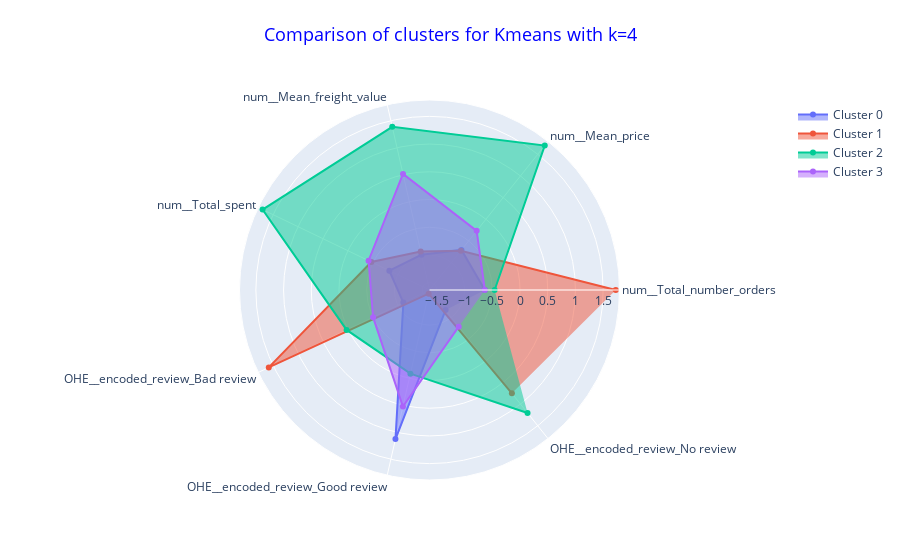

The code cell stored with this chart in its notebook:
### Code cell
# Radar plot with Plotly :

import plotly.graph_objs as go

# For kmeans with 4 clusters :

Radar_Plot = go.Figure()
df = data_grouped_kmeans
for group in df.index:
    Radar_Plot.add_trace(go.Scatterpolar(r=df[df.index==group].iloc[:,:].values.reshape(-1),
                                         theta=df.columns,
                                         fill='toself',
                                         name='Cluster '+str(group)))
    Radar_Plot.update_layout(polar=dict(radialaxis=dict(visible=True,range=[df.min(), df.max()])),
                             showlegend=True,
                             title={'text': "Comparison of clusters for Kmeans with k=4",
                                    'y':0.95,
                                    'x':0.5,
                                    'xanchor': 'center',
                                    'yanchor': 'top'},
                             title_font_color="blue",
                             title_font_size=18)

Radar_Plot.show()

print('Note : you may have to execute the notebook to see this visualization as it does not remain after closing it.')

### Figure 1 — Plotly figure (JSON) as saved in the notebook; plotly's stock layout.template omitted (floating-point values rounded to 4 significant figures)
{"data": [{"fill": "toself", "name": "Cluster 0", "r": [-0.635, -0.7083, -0.9822, -0.8284, -1.11, 1.127, -1.169], "theta": ["num__Total_number_orders", "num__Mean_price", "num__Mean_freight_value", "num__Total_spent", "OHE__encoded_review_Bad review", "OHE__encoded_review_Good review", "OHE__encoded_review_No review"], "type": "scatterpolar"}, {"fill": "toself", "name": "Cluster 1", "r": [1.728, -0.7265, -0.9198, -0.4687, 1.586, -1.565, 0.7513], "theta": ["num__Total_number_orders", "num__Mean_price", "num__Mean_freight_value", "num__Total_spent", "OHE__encoded_review_Bad review", "OHE__encoded_review_Good review", "OHE__encoded_review_No review"], "type": "scatterpolar"}, {"fill": "toself", "name": "Cluster 2", "r": [-0.458, 1.703, 1.387, 1.71, 0.02665, -0.08437, 1.204], "theta": ["num__Total_number_orders", "num__Mean_price", "num__Mean_freight_value", "num__Total_spent", "OHE__encoded_review_Bad review", "OHE__encoded_review_Good review", "OHE__encoded_review_No review"], "type": "scatterpolar"}, {"fill": "toself", "name": "Cluster 3", "r": [-0.6346, -0.2677, 0.515, -0.4128, -0.5026, 0.5228, -0.7868], "theta": ["num__Total_number_orders", "num__Mean_price", "num__Mean_freight_value", "num__Total_spent", "OHE__encoded_review_Bad review", "OHE__encoded_review_Good review", "OHE__encoded_review_No review"], "type": "scatterpolar"}], "layout": {"polar": {"radialaxis": {"range": [[-0.635, -0.7265, -0.9822, -0.8284, -1.11, -1.565, -1.169], [1.728, 1.703, 1.387, 1.71, 1.586, 1.127, 1.204]], "visible": true}}, "showlegend": true, "title": {"font": {"color": "blue", "size": 18}, "text": "Comparison of clusters for Kmeans with k=4", "x": 0.5, "xanchor": "center", "y": 0.95, "yanchor": "top"}}}
